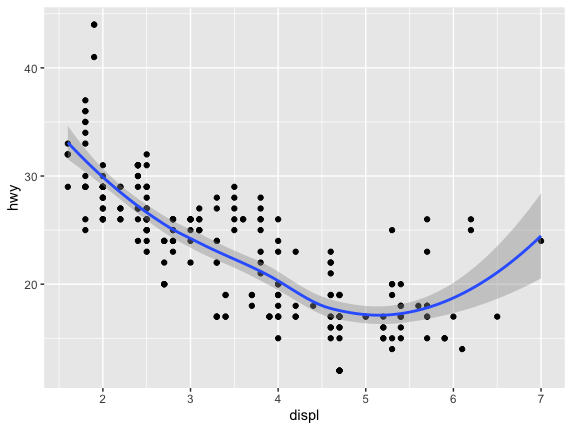

The script that drew this image:
library(ggplot2)

p <- ggplot(mpg, aes(displ, hwy)) + geom_point() + geom_smooth()

print(p)
